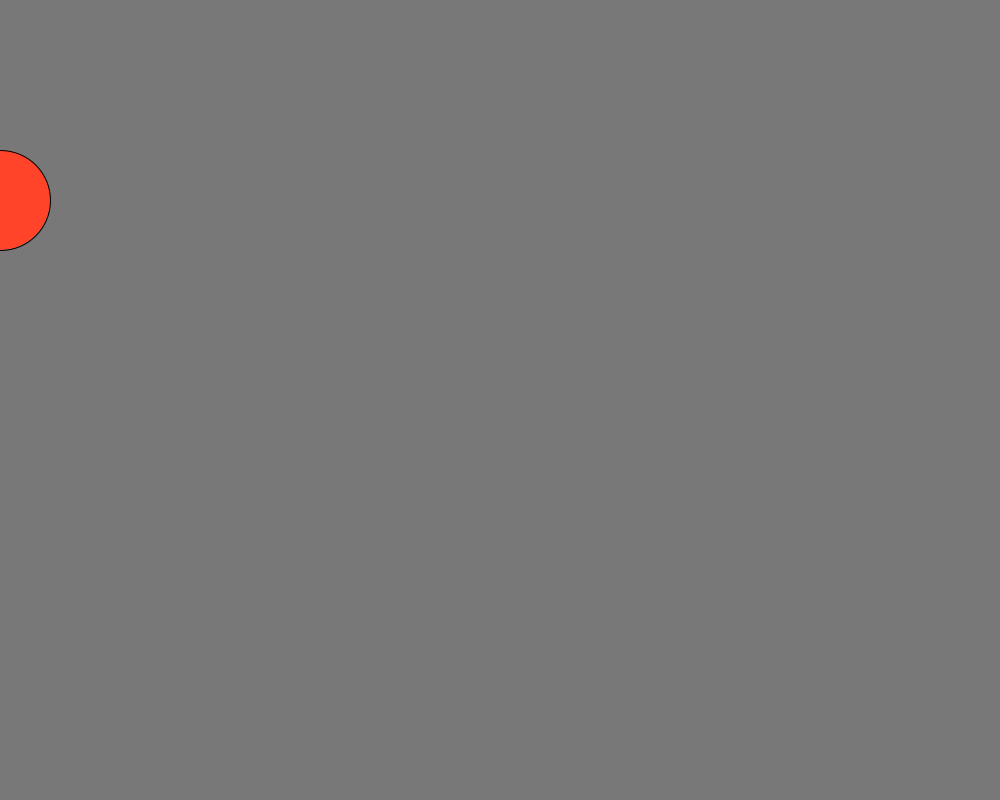
Frame 1 (no input)
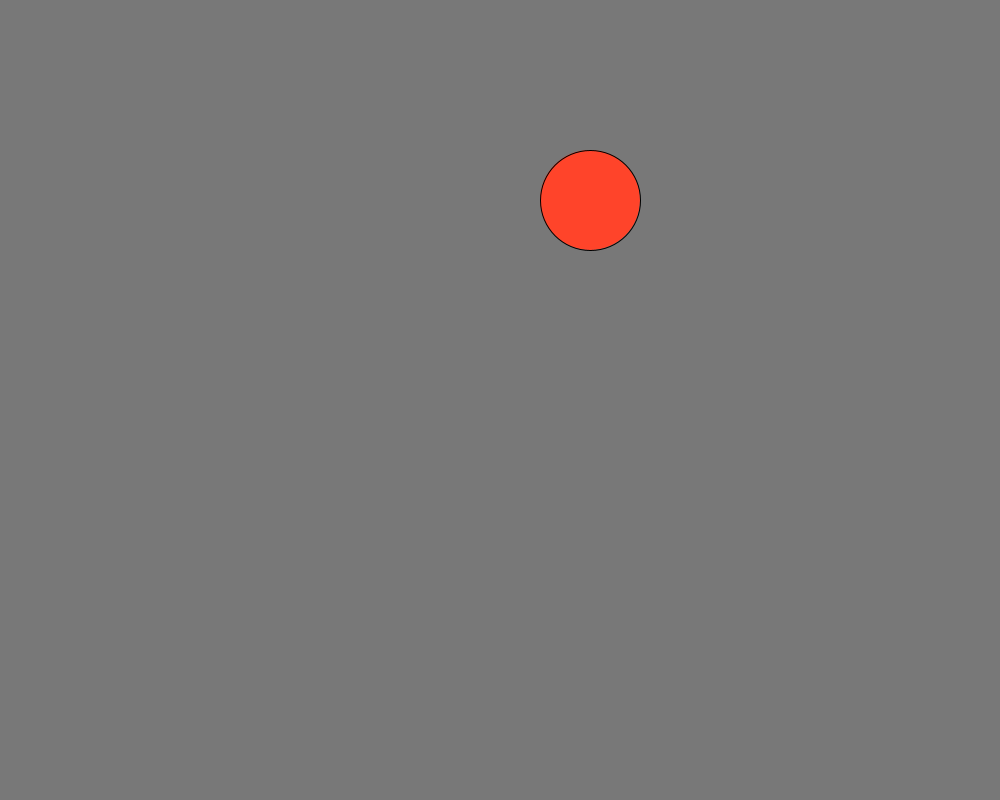
Frame 60 (the mouse pressed at the canvas centre just before this capture)
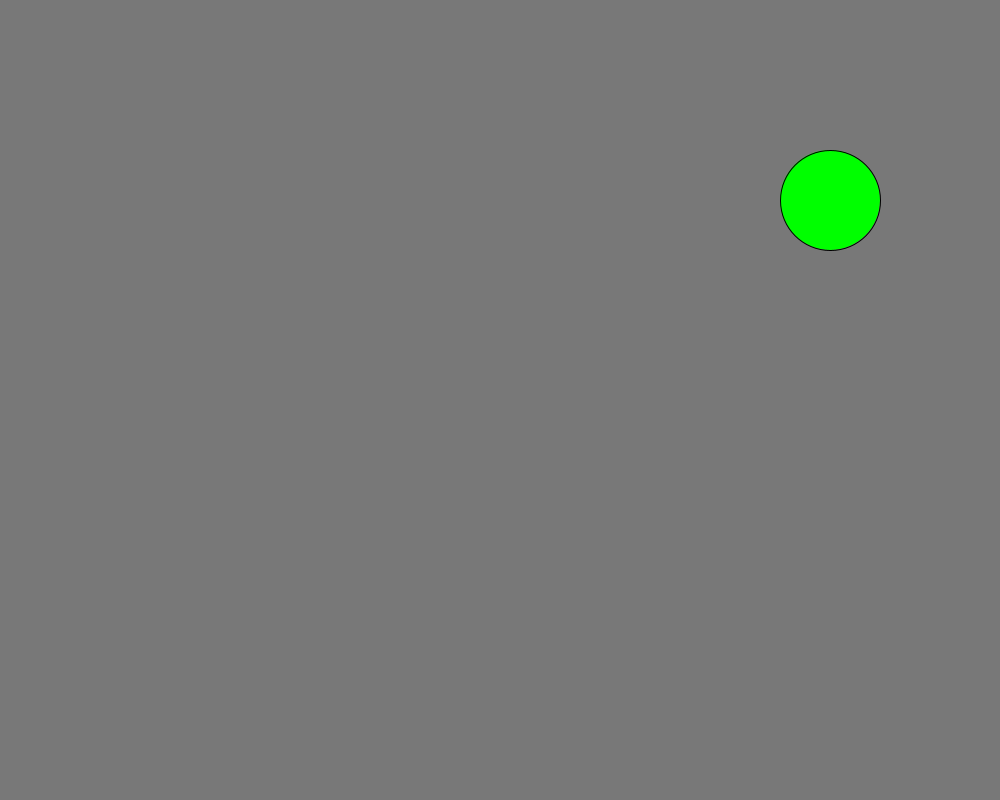
Frame 120 (the mouse held since frame 60 and released just before this capture)

The Processing sketch that drew these frames (run headless with seeded random() and noise(); from frame 60 on, the mouse is pressed at the canvas centre):

// Processing sketch: week3_conditionalMotion_withColor_pde
// ── week3_conditionalMotion_withColor_pde.pde
int x;
int dir;

void setup() {
  size(1000, 800);
  x=0;
  dir = 1;
  fill(255, 68, 42);
}

void draw() {
  //this is a comment. the computer ignores it
  background(120);
  circle(x, 200, 100);

  if (dir==1) {
    // each time - if dir is 1 - increase x... (add 10)
    x=x+10;
    println("RIGHT DIRECTION");
  } else {
    // each time - if dir is (-1) - decrease x... (minus 10)
    x=x-10;
  }

  if (x>1000) {
    // when the ball reaches the right side - change direction:
    dir = (-1);
    fill(0, 255, 0);
  }
  if (x<0) {
    // when the ball reaches the LEFT side - change direction:
    dir = 1;
    fill(0, 0, 255);
  }
  println(dir);
}
